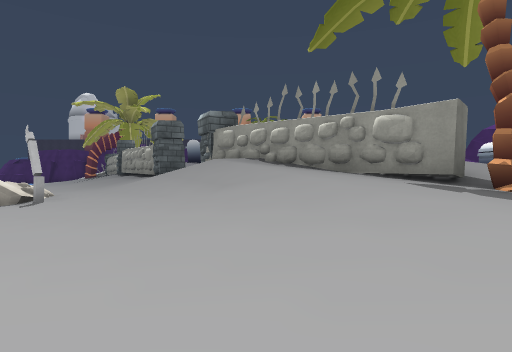
[1] (above)

24 first-person views from a walk through a scene from a Unity 3-D project. The camera is 1.3 m above the floor, looks level and sees 75° across. The floor is counted in squares, 2 m on a side. Each view is taken from the middle of a square. On the plan, view 1 faces up. The plan holds only what a view shows up to about 10 squares ahead; the rest is blank. The place goes on beyond the plan. The player character is not drawn. Some animated figures are not drawn. Some surface patterns are stand-ins.

[2]
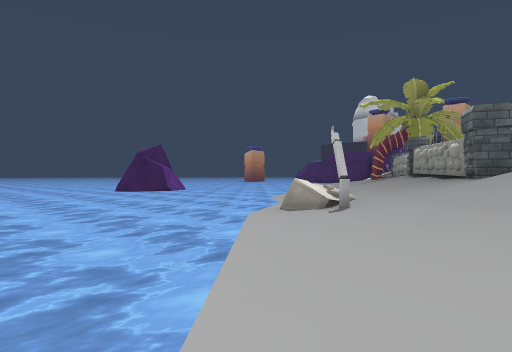

[3]
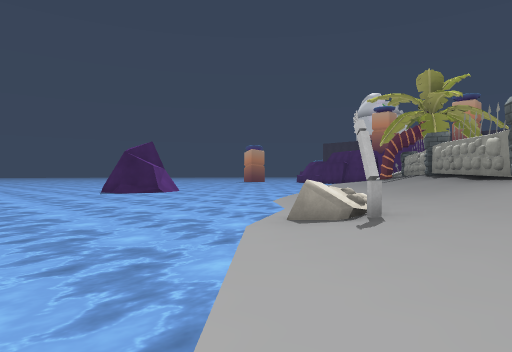

[4]
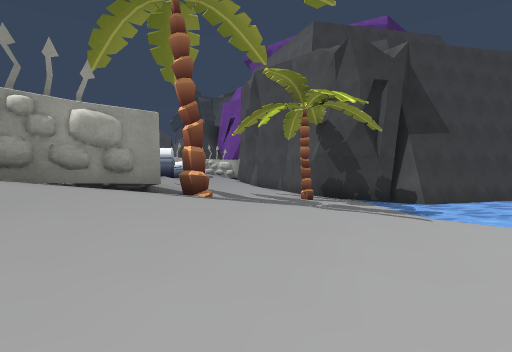

[5]
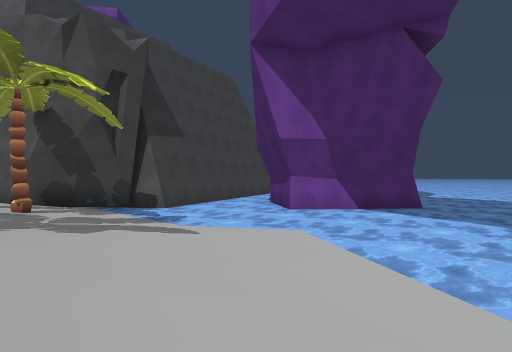

[6]
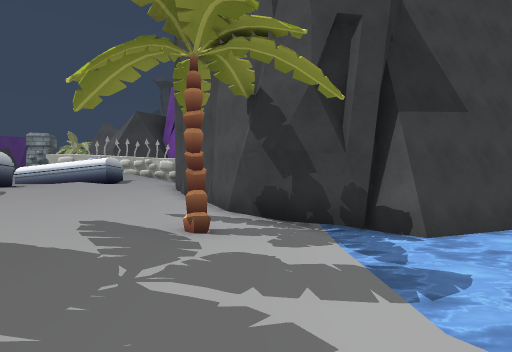

[7]
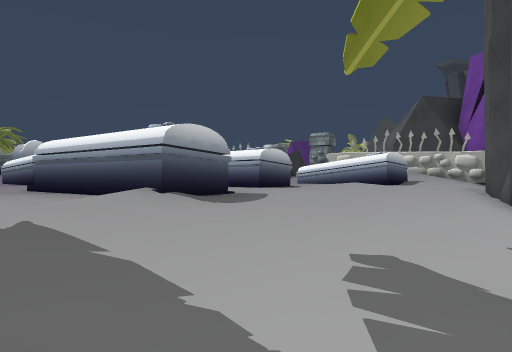

[8]
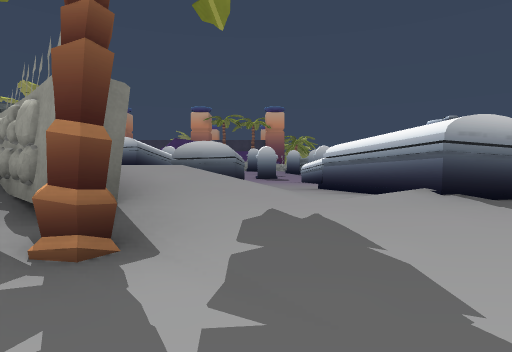

[9]
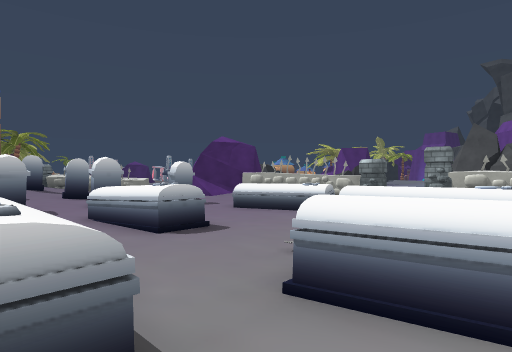

[10]
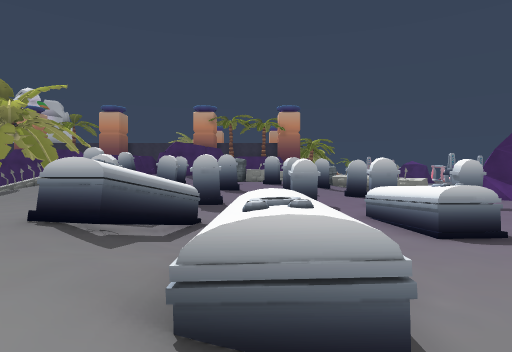

[11]
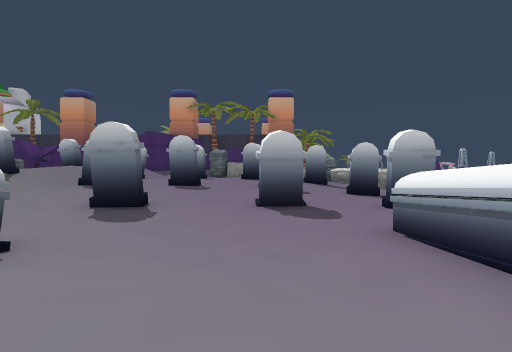

[12]
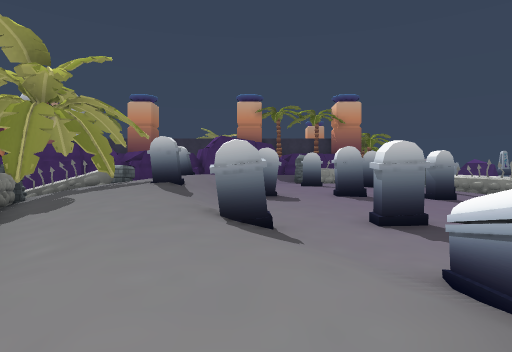

[13]
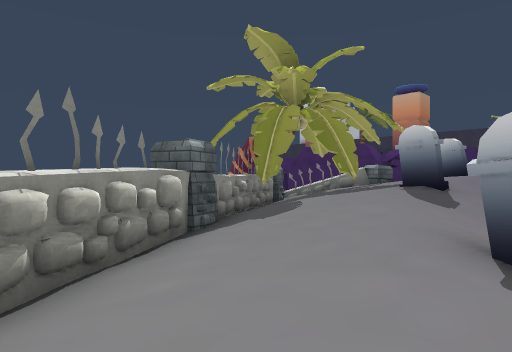

[14]
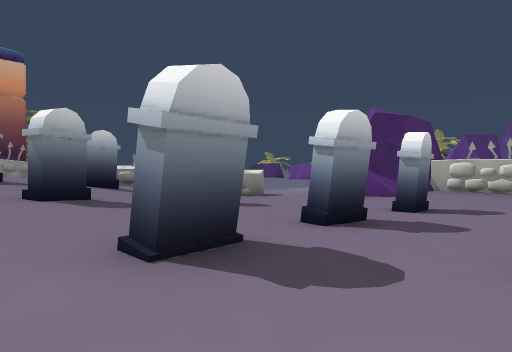

[15]
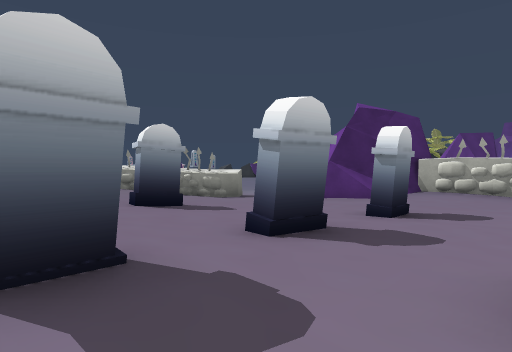

[16]
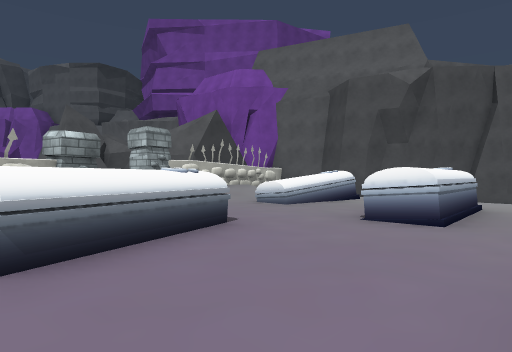

[17]
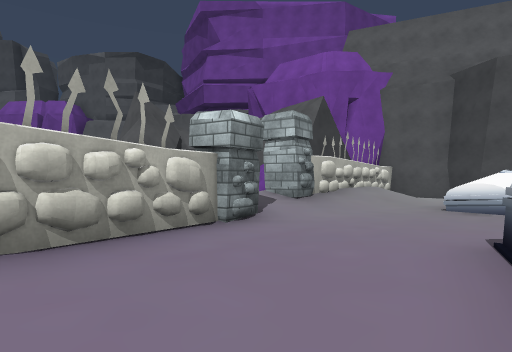

[18]
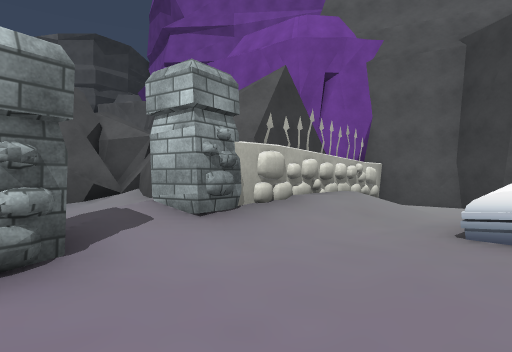

[19]
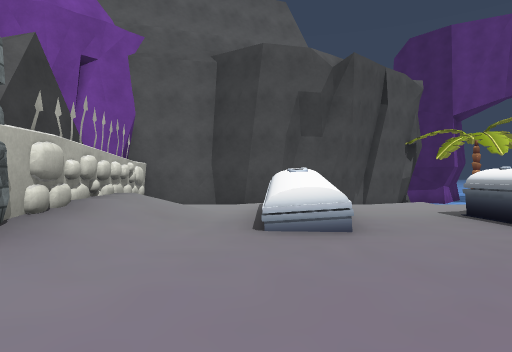

[20]
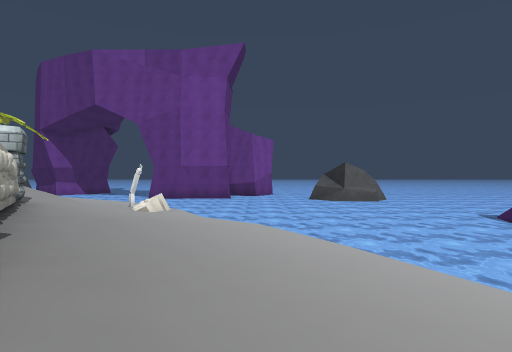

[21]
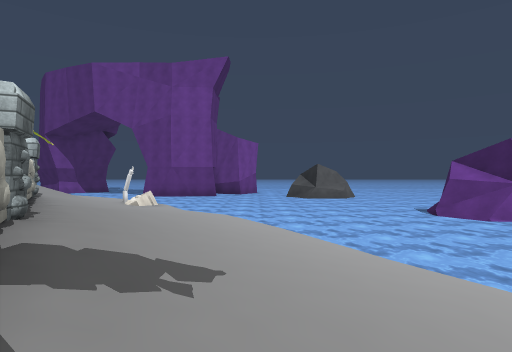

[22]
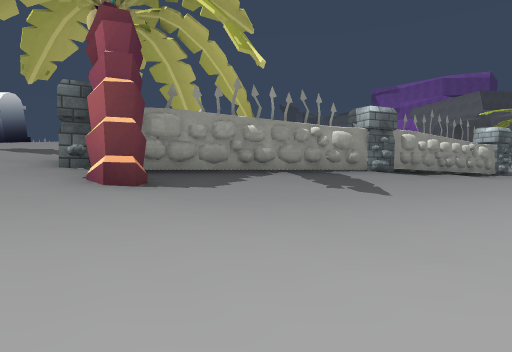

[23]
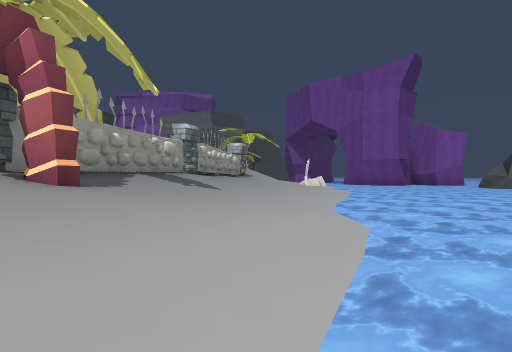

[24]
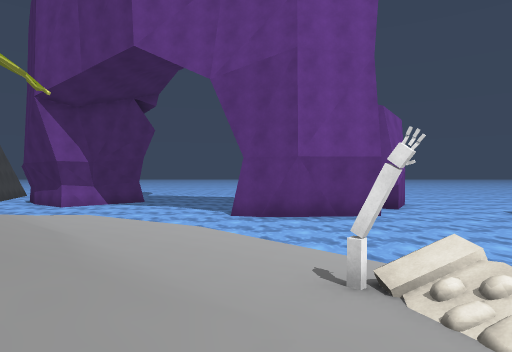

### Floor plan
Key: @ floor where view 1 was taken; # wall or solid block; . main floor; : floor 0.25 m higher than the main floor; - floor 0.25 m lower than the main floor; + floor 0.5 m higher than the main floor; _ floor 0.5 m lower than the main floor; * floor 0.75 m higher than the main floor; < floor 0.75 m lower than the main floor; % floor 1 m higher than the main floor; ( floor 1 m lower than the main floor; & floor 1.25 m higher than the main floor; ! floor 1.25 m lower than the main floor; $ floor 1.5 m higher than the main floor; ? floor 1.5 m lower than the main floor; / step, stairs or slope; ~ water the walk can cross; ≈ water the walk keeps out of; ^ raised ledge; P pillar; T tree; M tombstone; O other object.
Columns run from 15 left of view 1 to 21 right of it. Each row starts with its distance up from view 1.
 21 ~!((_-P+ %$        ++:.....
 20 ~?!(<###+%&M/+M++M+MM:M....
 19 ~~!((_-#+%%&/++++++::......##
 18 ~~!(((_##*%%/+::::::......./##
 17 ~~~!((<-#+*%%/::::........../#
 16  ~~~!((_##+*%*/.MM.MM.M.MM...#
 15  ~~~?!(<-P:+**M..............#
 14  ~~~~!((_##:++/......O...O...##
 13  ≈~~~?!(<_##:++/OO...O...O ...#
 12 ≈≈≈~~~!((<-#.++/O....OO..OO...P
 11 ≈≈≈~~~?!(<_##:+OO....O....O..../
 10 #≈≈≈~~~!((<_PP++/. ...........P+ ..#
  9 #≈≈≈~~~?!((<_.P++/ .....O.....#PO#/##
  8 #≈≈≈≈~~~?!((_.#^++/O.O .O..OO.#O ###
  7 ≈≈≈≈≈~~~~?((///^#+/.OO .O..OO.+^
  6    ≈≈≈~~~~OO(//:#^+..O.....O../#
  5   ≈≈≈≈~~~~?!((//.#...O.........#
  4  ≈≈≈≈≈≈~~~~?!((/-#T_____-------#
  3   ≈≈≈≈≈≈~~~~?!((/_<<(((<<<######
  2     ≈≈≈≈≈~~~~?!((<(((T(((##
  1       ≈≈≈~~~~~?!(((!!!!###
  0      ≈≈≈≈≈~~≈~~@!!!????#
 -1      ≈≈≈≈###≈≈~~~?~~~~##
 -2                ≈~~~~~~##
 -3                ≈≈~~~≈≈≈#
 -4                ≈≈~≈#≈≈≈#
 -5                ≈≈≈≈

Positions as (right, up) in squares from view 1, and headings:
1: (0, 0), facing up
2: (-1, 1), facing up-left
3: (-2, 2), facing up-left
4: (-2, 3), facing right
5: (-1, 3), facing down-right
6: (2, 1), facing right
7: (4, 2), facing up-right
8: (4, 2), facing up
9: (3, 6), facing up-right
10: (3, 6), facing up
11: (4, 10), facing up
12: (-1, 10), facing up
13: (-1, 12), facing up-left
14: (3, 14), facing up-right
15: (4, 14), facing up-right
16: (7, 14), facing down-right
17: (11, 15), facing down-right
18: (12, 12), facing down-right
19: (13, 12), facing down
20: (-8, 17), facing down
21: (-9, 19), facing down
22: (-14, 18), facing right
23: (-15, 21), facing down-right
24: (-3, 9), facing down
